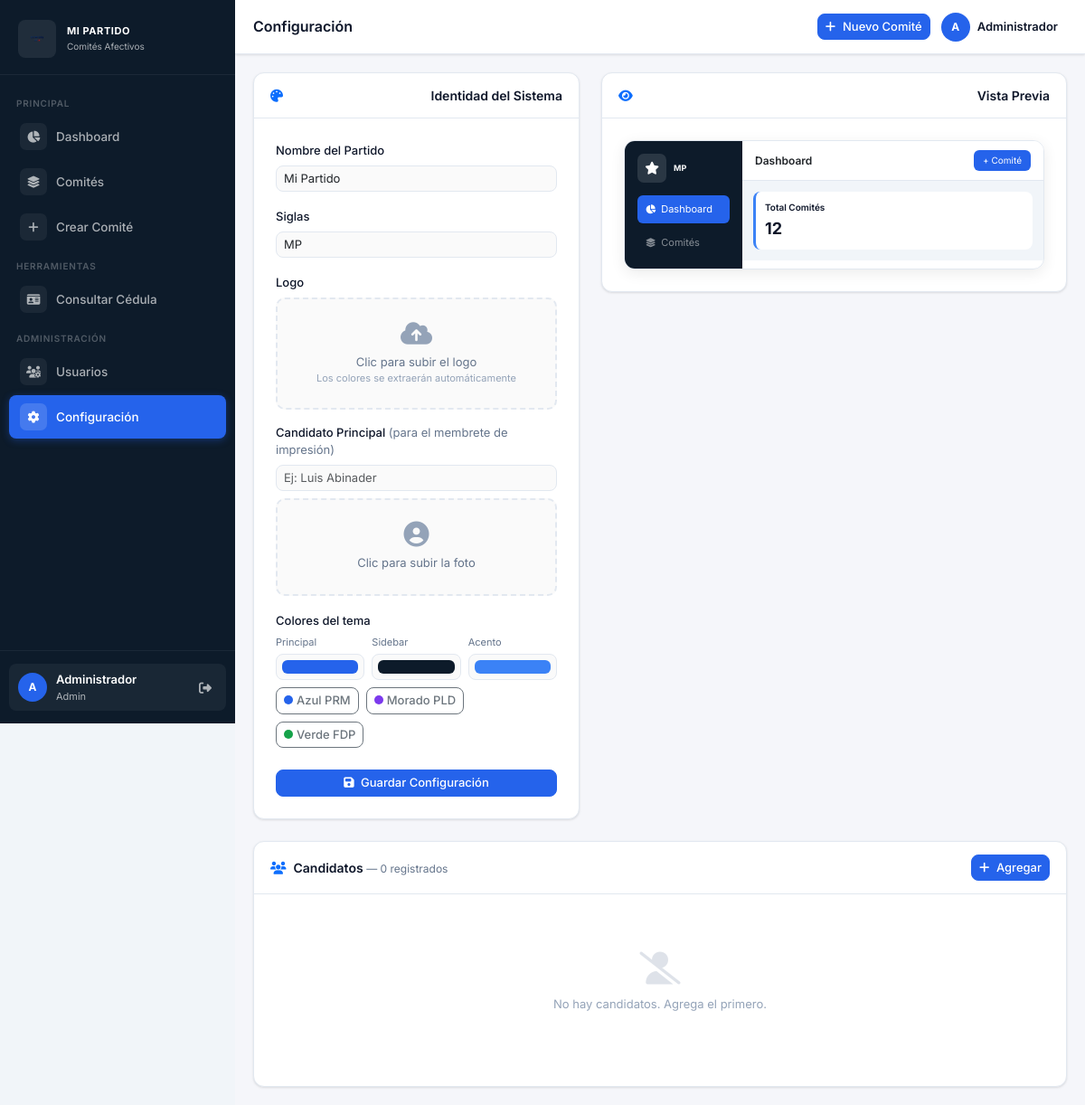
Page /config.php (signed in) on the committed database.
### tables this page shows
CREATE TABLE IF NOT EXISTS configuracion (
    id INT AUTO_INCREMENT PRIMARY KEY,
    nombre_partido VARCHAR(100) DEFAULT 'Mi Partido',
    siglas VARCHAR(20) DEFAULT 'MP',
    logo LONGBLOB,
    color_primario VARCHAR(7) DEFAULT '#2563eb',
    color_sidebar  VARCHAR(7) DEFAULT '#0d1b2a',
    color_accent   VARCHAR(7) DEFAULT '#3b82f6',
    candidato_principal_nombre VARCHAR(150),
    candidato_principal_foto LONGBLOB
);

### includes/auth.php (called while the page is built, shortened)
<?php
function esAdmin()          { return isset($_SESSION['usuario_rol']) && $_SESSION['usuario_rol'] === 'admin'; }
function esSupervisor()     { return isset($_SESSION['usuario_rol']) && in_array($_SESSION['usuario_rol'], ['admin','supervisor']); }
function cargarConfiguracion() {
    require_once __DIR__ . '/../db/config.php';
    $conn = conectarDB();
    $res = $conn->query("SELECT * FROM configuracion LIMIT 1");
    $config = $res ? $res->fetch_assoc() : [];
    return $config ?: [
        'nombre_partido' => 'Sistema',
        'siglas'         => '',
        'color_primario' => '#2563eb',
        'color_sidebar'  => '#0d1b2a',
        'color_accent'   => '#3b82f6',
        'logo'           => null,
        'candidato_principal_nombre' => '',
        'candidato_principal_foto'   => null,
    ];
}
?>

### config.php (the view, shortened to what this page needs)
<?php
require_once 'includes/auth.php';
$conn = conectarDB();
$cfg = $conn->query("SELECT * FROM configuracion LIMIT 1")->fetch_assoc();
$candidatos = $conn->query("SELECT * FROM candidatos ORDER BY FIELD(cargo,'presidente','senador','diputado','alcalde','regidor'), nombre")->fetch_all(MYSQLI_ASSOC);
$logo_b64 = !empty($cfg['logo']) ? base64_encode($cfg['logo']) : '';
$titulo_pagina = 'Configuración';
include 'includes/header.php';
?>
<div class="row g-4">
    <div class="col-lg-5">
        <div class="card mb-4">
            <div class="card-header"><i class="fas fa-palette me-2 text-primary"></i>Identidad del Sistema</div>
            <div class="p-4">
                <form method="POST" enctype="multipart/form-data" id="formTema">
                    <div class="mb-3">
                        <label class="form-label">Nombre del Partido</label>
                        <input type="text" name="nombre_partido" class="form-control form-control-sm"
                               value="<?php echo htmlspecialchars($cfg['nombre_partido']); ?>" required>
                    </div>
                    <div class="mb-3">
                        <label class="form-label">Siglas</label>
                        <input type="text" name="siglas" class="form-control form-control-sm" maxlength="10"
                               value="<?php echo htmlspecialchars($cfg['siglas']); ?>">
                    </div>
                    <div class="mb-3">
                        <label class="form-label">Logo</label>
                        <div class="upload-zone" onclick="document.getElementById('logoInput').click()">
                            <i class="fas fa-cloud-upload-alt fa-2x mb-2" style="color:#94a3b8;"></i>
                            <div style="font-size:13px;color:#64748b;">Clic para subir el logo</div>
                            <div style="font-size:11px;color:#94a3b8;">Los colores se extraerán automáticamente</div>
                        </div>
                    </div>
                    <div class="mb-3">
                        <label class="form-label">Candidato Principal <span style="color:var(--text-secondary);font-weight:400;">(para el membrete de impresión)</span></label>
                        <input type="text" name="candidato_principal_nombre" class="form-control form-control-sm mb-2"
                               placeholder="Ej: Luis Abinader"
                               value="<?php echo htmlspecialchars($cfg['candidato_principal_nombre'] ?? ''); ?>">
                        <div class="upload-zone" onclick="document.getElementById('candPrincipalInput').click()">
                            <i class="fas fa-user-circle fa-2x mb-2" style="color:#94a3b8;"></i>
                            <div style="font-size:13px;color:#64748b;">Clic para subir la foto</div>
                        </div>
                    </div>
                    <div class="mb-4">
                        <label class="form-label">Colores del tema</label>
                        <div class="row g-2">
                            <div class="col-4">
                                <div style="font-size:11px;color:#64748b;margin-bottom:4px;">Principal</div>
                                <input type="color" name="color_primario" id="cpPrimario" class="form-control form-control-color w-100 form-control-sm"
                                       value="<?php echo $cfg['color_primario']; ?>" oninput="updatePreview()">
                            </div>
                            <div class="col-4">
                                <div style="font-size:11px;color:#64748b;margin-bottom:4px;">Sidebar</div>
                                <input type="color" name="color_sidebar" id="cpSidebar" class="form-control form-control-color w-100 form-control-sm"
                                       value="<?php echo $cfg['color_sidebar']; ?>" oninput="updatePreview()">
                            </div>
                            <div class="col-4">
                                <div style="font-size:11px;color:#64748b;margin-bottom:4px;">Acento</div>
                                <input type="color" name="color_accent" id="cpAccent" class="form-control form-control-color w-100 form-control-sm"
                                       value="<?php echo $cfg['color_accent']; ?>" oninput="updatePreview()">
                            </div>
                        </div>
                        <div class="mt-2 d-flex gap-2 flex-wrap">
                            <button type="button" class="btn btn-sm btn-outline-secondary" onclick="setPreset('#2563eb','#0d1b2a','#3b82f6')">
                                <span style="display:inline-block;width:10px;height:10px;border-radius:50%;background:#2563eb;margin-right:4px;"></span>Azul PRM
                            </button>
                            <button type="button" class="btn btn-sm btn-outline-secondary" onclick="setPreset('#7c3aed','#1e1035','#8b5cf6')">
                                <span style="display:inline-block;width:10px;height:10px;border-radius:50%;background:#7c3aed;margin-right:4px;"></span>Morado PLD
                            </button>
                            <button type="button" class="btn btn-sm btn-outline-secondary" onclick="setPreset('#16a34a','#0a1f12','#22c55e')">
                                <span style="display:inline-block;width:10px;height:10px;border-radius:50%;background:#16a34a;margin-right:4px;"></span>Verde FDP
                            </button>
                        </div>
                    </div>
                    <button type="submit" name="guardar_tema" class="btn btn-primary w-100 btn-sm">
                        <i class="fas fa-save me-1"></i> Guardar Configuración
                    </button>
                </form>
            </div>
        </div>
    </div>
    <div class="col-lg-7">
        <div class="card mb-4">
            <div class="card-header"><i class="fas fa-eye me-2 text-primary"></i>Vista Previa</div>
            <div class="p-4">
                <div style="border-radius:12px;overflow:hidden;border:1px solid var(--border);box-shadow:0 4px 16px rgba(0,0,0,.08);">
                    <div style="display:flex;">
                        <div id="previewSidebar" style="width:130px;flex-shrink:0;background:#0d1b2a;padding:14px;display:flex;flex-direction:column;gap:6px;">
                            <div style="display:flex;align-items:center;gap:8px;margin-bottom:8px;">
                                <div id="previewLogo" style="width:32px;height:32px;border-radius:7px;background:rgba(255,255,255,.12);display:flex;align-items:center;justify-content:center;color:#fff;font-size:14px;overflow:hidden;">
                                    <?php if ($logo_b64): ?><img style="width:100%;height:100%;object-fit:contain;"><?php else: ?><i class="fas fa-star"></i><?php endif; ?>
                                </div>
                                <div style="color:#fff;font-size:9px;font-weight:700;line-height:1.2;"><?php echo htmlspecialchars($cfg['siglas']); ?></div>
                            </div>
                            <div id="previewNavActive" style="padding:7px 9px;border-radius:6px;color:#fff;font-size:11px;display:flex;align-items:center;gap:6px;background:#2563eb;">
                                <i class="fas fa-chart-pie" style="font-size:10px;"></i>Dashboard
                            </div>
                            <div style="padding:7px 9px;border-radius:6px;color:rgba(255,255,255,.5);font-size:11px;display:flex;align-items:center;gap:6px;">
                                <i class="fas fa-layer-group" style="font-size:10px;"></i>Comités
                            </div>
                        </div>
                        <div style="flex:1;min-width:0;">
                            <div style="background:#fff;padding:10px 14px;border-bottom:1px solid #e2e8f0;display:flex;justify-content:space-between;align-items:center;">
                                <span style="font-size:12px;font-weight:600;">Dashboard</span>
                                <button id="previewBtn" style="background:#2563eb;color:#fff;border:none;border-radius:6px;padding:4px 10px;font-size:10px;">+ Comité</button>
                            </div>
                            <div style="background:#f1f5f9;padding:12px;">
                                <div id="previewCard" style="background:#fff;border-radius:8px;padding:10px;font-size:10px;color:#64748b;border-left:3px solid #3b82f6;">
                                    <div style="font-weight:600;color:#0f172a;margin-bottom:2px;">Total Comités</div>
                                    <div style="font-size:18px;font-weight:700;color:#0f172a;">12</div>
                                </div>
                            </div>
                        </div>
                    </div>
                </div>
            </div>
        </div>
    </div>
</div>
<div class="card" id="candidatos">
    <div class="card-header">
        <span><i class="fas fa-users me-2 text-primary"></i>Candidatos
            <span style="font-size:12px;color:var(--text-secondary);font-weight:400;"> — <?php echo count($candidatos); ?> registrados</span>
        </span>
        <button class="btn btn-primary btn-sm" data-bs-toggle="modal" data-bs-target="#modalCandidato" onclick="resetCandModal()">
            <i class="fas fa-plus me-1"></i> Agregar
        </button>
    </div>
    <div class="p-4">
        <?php if (empty($candidatos)): ?>
        <div style="text-align:center;padding:40px;color:#94a3b8;">
            <i class="fas fa-user-slash" style="font-size:36px;opacity:.3;display:block;margin-bottom:12px;"></i>
            <p style="font-size:13px;">No hay candidatos. Agrega el primero.</p>
        </div>
        <?php endif; ?>
    </div>
</div>
<?php include 'includes/footer.php'; ?>

### includes/header.php (shortened to what this page needs)
<?php
require_once __DIR__ . '/auth.php';
$pagina_actual = basename($_SERVER['PHP_SELF']);
$_cfg = cargarConfiguracion();
$_sistema_nombre = $_cfg['nombre_partido'] ?? 'Sistema';
$_logo_b64 = !empty($_cfg['logo']) ? base64_encode($_cfg['logo']) : '';
?>
<!DOCTYPE html>
<html lang="es">
<head>
    <link href="https://cdn.jsdelivr.net/npm/bootstrap@5.3.0/dist/css/bootstrap.min.css" rel="stylesheet">
    <link rel="stylesheet" href="https://cdnjs.cloudflare.com/ajax/libs/font-awesome/6.4.0/css/all.min.css">
</head>
<body>
<aside class="sidebar" id="sidebar">
    <div class="sidebar-brand">
        <?php if ($_logo_b64): ?>
        <img alt="Logo">
        <?php else: ?>
        <img src="logo_sistema.png" alt="Logo">
        <?php endif; ?>
        <div>
            <div class="sidebar-brand-name"><?php echo htmlspecialchars($_sistema_nombre); ?></div>
            <div class="sidebar-brand-sub">Comités Afectivos</div>
        </div>
    </div>
    <nav class="sidebar-nav">
        <div class="nav-section-label">Principal</div>
        <div class="nav-item">
            <a href="dashboard.php" class="nav-link <?php echo $pagina_actual=='dashboard.php'?'active':''; ?>">
                <span class="nav-icon"><i class="fas fa-chart-pie"></i></span>Dashboard
            </a>
        </div>
        <div class="nav-item">
            <a href="comites.php" class="nav-link <?php echo $pagina_actual=='comites.php'?'active':''; ?>">
                <span class="nav-icon"><i class="fas fa-layer-group"></i></span>Comités
            </a>
        </div>
        <div class="nav-item">
            <a href="crear_comite.php" class="nav-link <?php echo $pagina_actual=='crear_comite.php'?'active':''; ?>">
                <span class="nav-icon"><i class="fas fa-plus"></i></span>Crear Comité
            </a>
        </div>
        <div class="nav-section-label">Herramientas</div>
        <div class="nav-item">
            <a href="consultar.html" class="nav-link <?php echo $pagina_actual=='consultar.html'?'active':''; ?>">
                <span class="nav-icon"><i class="fas fa-id-card"></i></span>Consultar Cédula
            </a>
        </div>
        <?php if (esSupervisor()): ?>
        <div class="nav-section-label">Administración</div>
        <div class="nav-item">
            <a href="usuarios.php" class="nav-link <?php echo $pagina_actual=='usuarios.php'?'active':''; ?>">
                <span class="nav-icon"><i class="fas fa-users-cog"></i></span>Usuarios
            </a>
        </div>
        <?php endif; ?>
        <?php if (esAdmin()): ?>
        <div class="nav-item">
            <a href="config.php" class="nav-link <?php echo $pagina_actual=='config.php'?'active':''; ?>">
                <span class="nav-icon"><i class="fas fa-cog"></i></span>Configuración
            </a>
        </div>
        <?php endif; ?>
    </nav>
    <div class="sidebar-footer">
        <div class="sidebar-user">
            <div class="sidebar-avatar"><?php echo strtoupper(substr($_SESSION['usuario_nombre']??'U',0,1)); ?></div>
            <div class="sidebar-user-info">
                <div class="sidebar-user-name"><?php echo htmlspecialchars($_SESSION['usuario_nombre']??'Usuario'); ?></div>
                <div class="sidebar-user-role"><?php echo ucfirst($_SESSION['usuario_rol']??'usuario'); ?></div>
            </div>
            <a href="logout.php" class="sidebar-logout" title="Cerrar sesión"><i class="fas fa-sign-out-alt"></i></a>
        </div>
    </div>
</aside>
<div class="main-wrapper" id="mainWrapper">
    <header class="topbar">
        <div class="topbar-left">
            <h1 class="page-title"><?php echo isset($titulo_pagina)?htmlspecialchars($titulo_pagina):'Dashboard'; ?></h1>
        </div>
        <div class="topbar-right">
            <a href="crear_comite.php" class="btn btn-primary btn-sm d-none d-md-inline-flex align-items-center gap-2">
                <i class="fas fa-plus"></i> Nuevo Comité
            </a>
            <?php if (isset($_SESSION['usuario_id'])): ?>
            <div class="topbar-user">
                <div class="topbar-avatar"><?php echo strtoupper(substr($_SESSION['usuario_nombre']??'U',0,1)); ?></div>
                <span class="topbar-user-name"><?php echo htmlspecialchars($_SESSION['usuario_nombre']??''); ?></span>
            </div>
            <?php endif; ?>
        </div>
    </header>
    <main class="page-content">

### includes/footer.php (shortened to what this page needs)
    </main>
</div>
</body>
</html>

### config.php (style rules this page uses)
.upload-zone { border:2px dashed var(--border);border-radius:10px;padding:24px;text-align:center;cursor:pointer;background:#fafafa;transition:all .2s; }

### rows in the picture
configuracion: nombre_partido "MI PARTIDO", nombre_partido "Mi Partido", siglas "MP", color_primario "#2563eb", color_sidebar "#0d1b2a", color_accent "#3b82f6"

### other values in the picture
substr($_SESSION['usuario_nombre']??'U',0,1) "A"
$_SESSION['usuario_nombre'] "Administrador"
$_SESSION['usuario_rol'] "Admin"
$titulo_pagina "Configuración"
count($candidatos) "0"
